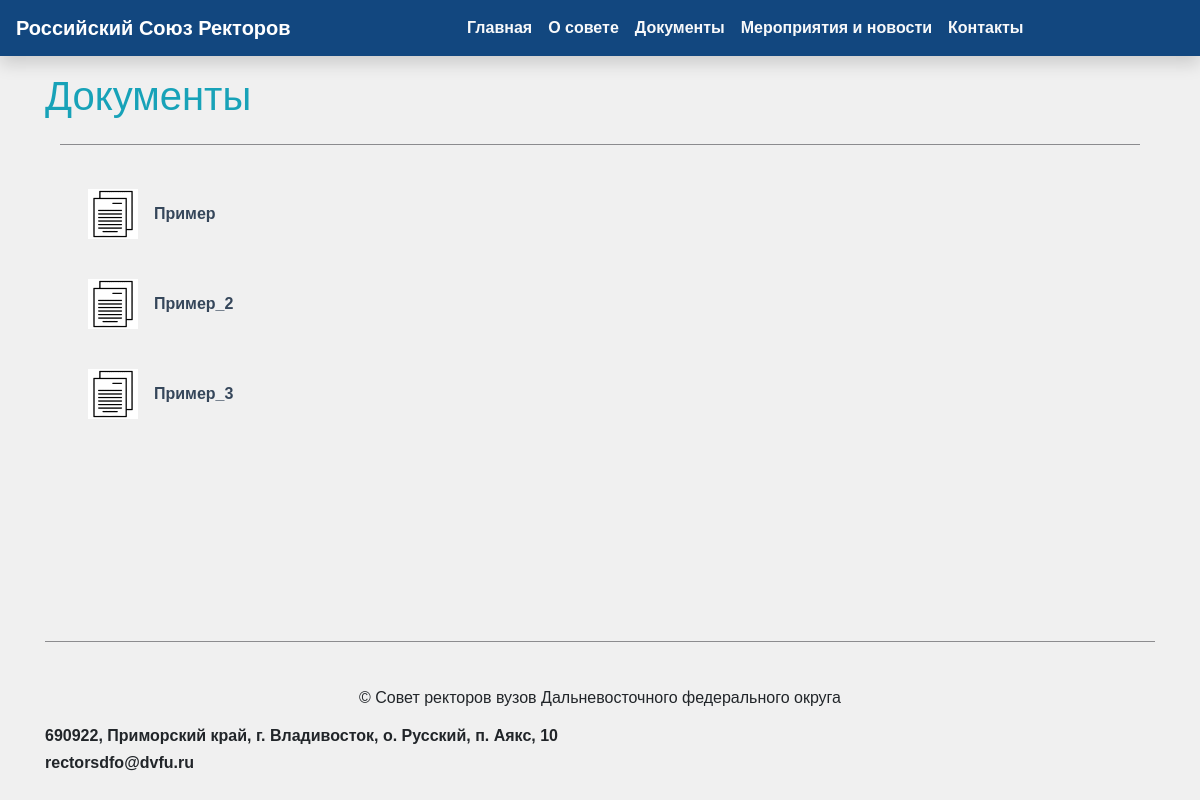
The page /document/ on the database as committed earlier.
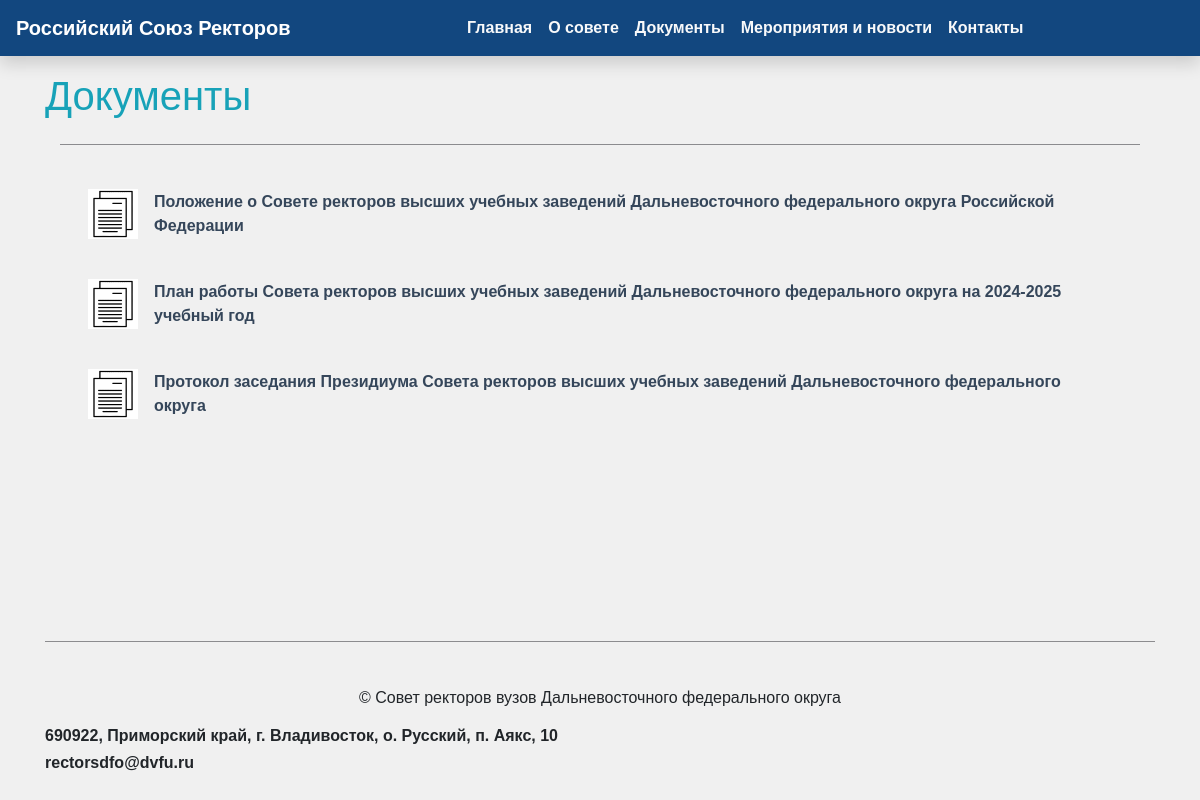
The same page on the database as committed later.
### landing/models.py (models this page shows, shortened)
class Document(models.Model):
    title=models.CharField(max_length=255, verbose_name='Название документа')
    file=models.FileField(upload_to='documents/', verbose_name='Файл документа')
    class Meta:
        verbose_name = 'Документ'
        verbose_name_plural = 'Документы'

### landing/views.py (the view)
# urls.py: path('document/', views.document, name='document'),
def document(request):
    documents = Document.objects.all()
    context = {
        'documents': documents,
    }
    return render(request, 'layer_s/documents.html', context)

### templates/layer_s/documents.html
{% extends "core/base.html" %}
{% block content %}
{% load static %}
<main class="container mt-3">
    <h1 class="text-info">Документы</h1>
    <div class="container mt-4">
        <div class="horizontal-bar mb-3"></div>
    </div>
    <div class="container mt-4">
        <div class="list-group">
            {% for document in documents %}
            <a href="{{ document.file.url }}" class="p-2 font-weight-bold bg-bright detail text-decoration-none" target="_blank">
                <div class="bg-bright list-group-item d-flex align-items-center border-0">
                    <img src="{% static 'document.png' %}" alt="Document Icon" class="" style="width: 50px; height: 50px;">
                    <div class="d-flex align-items-center flex-grow-1 ml-2" style="height: 50px;">
                        <span class="ml-2 text-wrap">{{ document.title }}</span>
                    </div>
                </div>
            </a>
            {% endfor %}
        </div>
    </div>
</main>
<div class="fixed-bottom">
{% include "core/footer.html" %}
</div>
{% endblock %}

### templates/core/base.html (shortened to what this page needs)
<!DOCTYPE html>
{% load static %}
<html lang="ru">
<head>
    <link href="https://stackpath.bootstrapcdn.com/bootstrap/4.5.2/css/bootstrap.min.css" rel="stylesheet">
    <link rel="stylesheet" href="{% static 'styles.css' %}">
    <link href="https://cdnjs.cloudflare.com/ajax/libs/fancybox/3.5.7/jquery.fancybox.min.css" rel="stylesheet">
    <link rel="stylesheet" href="https://unpkg.com/leaflet/dist/leaflet.css" />
</head>
<body class="bg-bright">
    <header class="bg-blue navbar navbar-expand-lg shadow navbar-dark sticky-top font-weight-bold">
        <br><a class="navbar-brand" href="https://rsr-online.ru" target="_blank">Российский Союз Ректоров</a></br>
        <div class="collapse navbar-collapse" id="navbarNav">
            <ul class="navbar-nav mx-auto font-weight-bold">
                <li class="nav-item"><a class="text-light nav-link" href="{% url "landing:main" %}">Главная</a></li>
                <li class="nav-item"><a class="nav-link text-light" href="{% url "landing:info" %}">О совете</a></li>
                <li class="nav-item"><a class="nav-link text-light" href="{% url "landing:document" %}">Документы</a></li>
                <li class="nav-item"><a class="nav-link text-light" href="{% url "landing:news" %}">Мероприятия и новости</a></li>
                <li class="nav-item"><a class="nav-link text-light" href="{% url "landing:contact" %}">Контакты</a></li>
            </ul>
        </div>
    </header>
    {% block content %}
    {% endblock %}
</body>
</html>

### templates/core/footer.html
{% block content %}
<div class="container mt-4">
    <div class="horizontal-bar mb-3"></div>
</div>
<footer id="contact" class="bg-bright text-center text-lg-start mt-4">
    <div class="container text-left">
        <p class="text-center">© Совет ректоров вузов Дальневосточного федерального округа</p>
        <b><p class="font-weight-bold h6">690922, Приморский край, г. Владивосток, о. Русский, п. Аякс, 10</p></b>
        <b><p class="font-weight-bold h6">rectorsdfo@dvfu.ru</p></b>
    </div>
</footer>
{% endblock %}

### static/styles.css (style rules this page uses)
body { font-family: 'Arial', sans-serif; }
footer { background-color: #f8f9fa; padding: 20px 0; }
.horizontal-bar { height: 1px; background-color: #31313685; }
.bg-bright { background-color: #f0f0f0; }
footer { flex-shrink: 0; }
.detail { color:#071d35cd }
body { font-family: Arial, sans-serif; }
.bg-blue { background-color: #12477f; }

Rows that differ between the two databases and show on the page:
removed Document: title "Пример"
removed Document: title "Пример_2"
removed Document: title "Пример_3"
added Document: title "Положение о Совете ректоров высших учебных заведений Дальневосточного федерального округа Российской Федерации"
added Document: title "План работы Совета ректоров высших учебных заведений Дальневосточного федерального округа на 2024-2025 учебный год"
added Document: title "Протокол заседания Президиума Совета ректоров высших учебных заведений Дальневосточного федерального округа"
